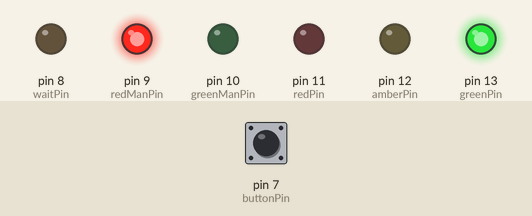
The sketch below on a simulated Arduino Uno, built with avr-gcc and run on an emulated ATmega328P. On the bench: output pins drawn as LEDs (lit = HIGH). The inputs (shaded band) are chosen by the test bench; at power-on: pin 7 (buttonPin) HIGH.

Above: at 1.2 s.
1.3 s: pin 7 (buttonPin) pulled LOW for 0.15 s
At 1.8 s:
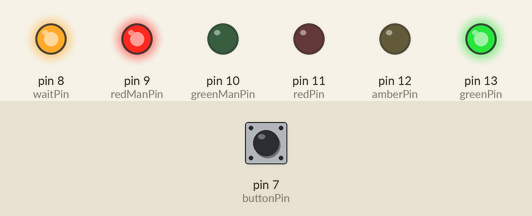
At 6.8 s:
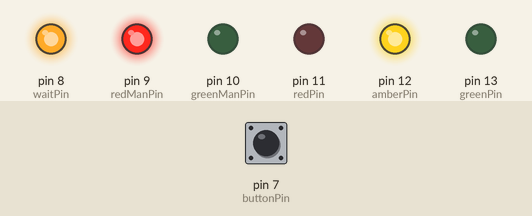
Timing chart, 0 to 36.2 s (numbered marks = the images above; inputs shaded):
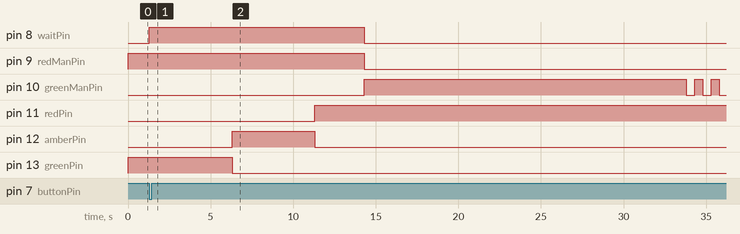

Measured:
- after the input at 1.3 s, pin 8 (waitPin): LOW → HIGH at once, → LOW 13.0 s later; pin 9 (redManPin): HIGH → LOW after 13.0 s; pin 10 (greenManPin): LOW → HIGH after 13.0 s, then repeats every 1.0 s: LOW 0.50 s, HIGH 0.50 s; pin 11 (redPin): LOW → HIGH after 10.0 s; pin 12 (amberPin): LOW → HIGH after 5.0 s, → LOW 5.0 s later

The sketch:

Pedestrian_Crossing_2.ino
```cpp
/*
 * UK Pedestrian Traffic Lights
 * By David Bristoll
 * david.bristoll@gmail.com
 * 22 February 2018
 */

// constants
const int buttonPin = 7;
const int waitPin = 8;
const int redManPin = 9;
const int greenManPin = 10;
const int redPin = 11;
const int amberPin = 12;
const int greenPin = 13;

// system settings

// how long after the button has been pressed before we do something?
const int buttonReactDelay = 5000;

// how long do we keep the amber light on before the red light comes on>
const int amberToRedDelay = 5000;

// how long do we stop traffic for before the green man comes on?
const int redToGreenManDelay = 3000;

// how long does the green man flash for before the red man comes on?
const int greenManFlashBeforeRed = 8000;

// how long do we wait after the red man is on before we start to release traffic?
const int redManToAmberDelay = 3000;

// how long do we stop traffic for in total?
const int redToAmberDelay = 30000;

// how quickly does the amber light flash?
const int amberFlashDelay = 500;

// how quickly does the green man flash?
const int greenManFlashDelay = 500;

// how long do we flash the amber light the green light comes on?
const int amberToGreenDelay = 5000;

// variables
bool buttonPressed = false;
bool amberState = false;
bool redState = false;
bool amberFlashState = false;
bool greenManFlashState = false;
int stage = 10;
unsigned long buttonPreviousMillis = 0;
unsigned long amberPreviousMillis = 0;
unsigned long redPreviousMillis = 0;
unsigned long flashingAmberPreviousMillis = 0;
unsigned long amberFlashPreviousMillis = 0;
unsigned long greenManFlashPreviousMillis = 0;

void setup() {

  // set pin modes
  int inMin = 8; // lowest input pin
  int inMax = 13; // highest input pin
  for(int i=inMin; i<=inMax; i++)
  {
    pinMode(i, OUTPUT);
  }
  pinMode(buttonPin, INPUT_PULLUP);

  // traffic light default state: green for traffic - red for pedestrians - wait is off.
  digitalWrite(waitPin, LOW);
  digitalWrite(redManPin, HIGH);
  digitalWrite(greenManPin, LOW);
  digitalWrite(greenPin, HIGH);
  digitalWrite(amberPin, LOW);
  digitalWrite(redPin, LOW);
}

void loop() {

  // get current time running (every cycle)
  unsigned long currentMillis = millis();

  // poll button state (every cycle)
  int buttonVal = digitalRead(buttonPin);

  // if button press has been detected during a stage when it can be pressed and it hasn't already been detected
  if (stage > 6 && buttonVal == LOW && buttonPressed == false) {
    digitalWrite(waitPin, HIGH);
    if (buttonPressed == false){
      buttonPreviousMillis = currentMillis;
    }
    buttonPressed = true;
  }

  // if button has been pressed and buttonReactDelay time has passed since it was pressed
  // turn off greenPin - turn on amberPin
  if (buttonPressed == true && currentMillis - buttonPreviousMillis >= buttonReactDelay && stage == 10){
    amberPreviousMillis = currentMillis;
    amberState = true;
    buttonPressed = false;
    digitalWrite(greenPin, LOW);
    digitalWrite(amberPin, HIGH);
  }

  // if amberPin has been on for amberToRedDelay time
  // turn off amberPin - turn on redPin
  if (amberState == true && currentMillis - amberPreviousMillis >= amberToRedDelay){
    redPreviousMillis = currentMillis;
    redState = true;
    amberState = false;
    digitalWrite(amberPin, LOW);
    digitalWrite(redPin, HIGH);
    stage = 5;
  }

  // if redPin has been on for redToGreenManDelay time
  // turn off redManPin - turn on greenManPin - turn off waitPin
  if (stage == 5 && redState == true && currentMillis - redPreviousMillis >= redToGreenManDelay){
    digitalWrite(redManPin, LOW);
    digitalWrite(greenManPin, HIGH);
    digitalWrite(waitPin, LOW);
    stage = 6;
  }

  // if redPin has been on for redToAmberDelay time - greenManFlashBeforeRed time
  // prepare greenManPin to flash
  if (stage == 6 && redState == true && currentMillis - redPreviousMillis >= redToAmberDelay - greenManFlashBeforeRed){
    greenManFlashPreviousMillis = currentMillis;
    greenManFlashState = true;
    stage = 7;
  }

  // if greenManPin is set to flash and redPin hasn't been on longer than redToAmberDelay time - redManToAmberDelay time and greenManFlashDelay time has passed since last flip
  // flip greenManPin state (flash)
  if (stage == 7 && greenManFlashState == true && !(currentMillis - redPreviousMillis >= redToAmberDelay - redManToAmberDelay) && currentMillis - greenManFlashPreviousMillis >= greenManFlashDelay){
      digitalWrite(greenManPin, !digitalRead(greenManPin));
      greenManFlashPreviousMillis = currentMillis;
  }

  // if redPin has been on for redToAmberDelay time - redManToAmberDelay time
  // turn greenManPin off (ensure it is off after flashing) - turn redManPin on
  if (stage == 7 && redState == true && currentMillis - redPreviousMillis >= redToAmberDelay - redManToAmberDelay){
    digitalWrite(greenManPin, LOW);
    digitalWrite(redManPin, HIGH);
  }

  // if redPin has been on for redToAmberDelay time
  // turn off redPin - set amberPin to flash
  if (stage == 7 && redState == true && currentMillis - redPreviousMillis >= redToAmberDelay){
    amberFlashPreviousMillis = currentMillis;
    flashingAmberPreviousMillis = currentMillis;
    digitalWrite(redPin, LOW);
    redState = false;
    greenManFlashState = false;
    amberFlashState = true;
    stage = 8;
  }

  // if amberPin is set to flash and amberFlashDelay time has passed since last flip
  // flip state of amberPin (flash)
  if (stage == 8 && amberFlashState == true && currentMillis - flashingAmberPreviousMillis >= amberFlashDelay){
      digitalWrite(amberPin, !digitalRead(amberPin));
      flashingAmberPreviousMillis = currentMillis;
  }

  // if amberPin has been set to flash for amberToGreenDelay time
  // ensure amberPin is off after flashing - turn on greenPin
  // if button has been pressed since greenManPin was set to flash - reset button timer as traffic has only just been released
  if (stage == 8 && amberFlashState == true && currentMillis - amberFlashPreviousMillis >= amberToGreenDelay){
    amberFlashState = false;
    digitalWrite(amberPin, LOW);
    digitalWrite(greenPin, HIGH);
    stage = 10;
    if (buttonPressed == true){
      buttonPreviousMillis = currentMillis;
    }
  }
}
```
